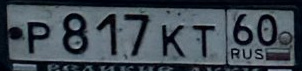
#> input picture docker/input_images/00c980fd3135c4af.jpg, 302 x 71 px
$ python -i deformation.py   (imports and definitions only)
#> lines starting #> are read from the running program, lines starting #| are printed output that depends on the picture; after the words box and inside, x2 and y2 are one past the last pixel; in counts of white or black regions, pixels touching at a corner belong together
import cv2
import numpy as np
import os

# Директории для всходных и выходных данных
INPUT_FOLDER_PATH = "./input_images"
OUTPUT_FOLDER_PATH = "./output_images"

""" Функция, выделяющая прямые на изображении"""
def get_lines(contours):
  # Применяем преобразование Хафа
  lines = cv2.HoughLines(contours,1,np.pi/180,70)
  if lines is None:
    # Если ничего не нашли, то снижаем порог
    lines = cv2.HoughLines(contours,1,np.pi/180,40)
  if lines is None:
    # Если всё ещё пусто то, снижаем порог
    lines = cv2.HoughLines(contours,1,np.pi/180,20)
  if lines is None:
    # Если на изображении нет прямых линий,
    # то оставляем его как есть.
    lines = []
  return lines

""" Функция, для преобразования прямых"""
def reform_lines(img, lines):
  new_lines = [] # Прямые в нужном формате
  # Хотим привести к виду  y = kx + b
  for i in range(len(lines)):
    line = []
    for rho,theta in lines[i]:
      q = 512
      a = np.cos(theta)
      t = np.sin(theta)
      x0 = a*rho
      y0 = t*rho
      x1 = int(x0 + q*(-t))
      y1 = int(y0 + q*(a))
      x2 = int(x0 - q*(-t))
      y2 = int(y0 - q*(a))
      # Получили некоторые точки
      # Теперь нужно вычислить коэффициенты k & b

      if x1 == x2:
        x1 = int(x0 + 2*q*(-t))
        y1 = int(y0 + 2*q*(a))
      if x1!=x2:
        k = (y1-y2)/(x1-x2)
      else:
        k=0
      b = y1-k*x1

      if abs(k)>0.45:
        # Сразу избавляемся от вертикальных прямых
        continue

      # Хотелось бы, чтобы точки находились по краям изображения
      # Приводим все прямые к одним значениям координаты X
      x1 = 0
      x2 = img.shape[1]
      y1 = k*x1+b
      y2 = k*x2+b

      # Приводим к типу int
      line = int(x1), int(y1), int(x2), int(y2)
      new_lines.append(line)
  return new_lines

""" Функция для отбраcывания лишних прямых"""
def filter_lines(lines):
  if len(lines) >= 2:
    top = 0
    bot = 0
    maxx = -1, -1
    minn = 100000000, 100000000
    # Ищем самую верхнюю и нижнюю прямые
    for i in range(len(lines)):
      x1, y1, x2, y2 = lines[i]
      # Считаем одну прямую выше другой, если крайние точки
      # этой прямой выше крайних точек другой прямой
      if (y1 > maxx[0] and y2 > maxx[1]) or (y1 > maxx[1] and y2 > maxx[0]) :
        maxx = y1, y2
        top = i
      # Считаем одну прямую ниже другой, если крайние точки
      # этой прямой ниже крайних точек другой прямой
      elif (y1 < minn[0] and y2 < minn[1]) or (y1 < minn[1] and y2 < minn[0]) :
        minn = y1, y2
        bot = i

    best_lines = [lines[bot], lines[top]]
  else:
    best_lines = lines
  return best_lines

""" Поворот изображения на основании одной из прямых"""
def rotate_image(img, lines):
  if not lines:
    # Если на изображении нет прямых
    # то не поворачиваем его
    return img

  x1, y1, x2, y2 = lines[0]

  if x1!=x2:
    k = (y1-y2)/(x1-x2)
    # Считаем арктангенс угла наклона прямой
    if abs(x2 - x1) != 0:
      tg_alptha = abs(y2 - y1)/abs(x2 - x1)
      angle = np.sign(k)*np.rad2deg(np.arctan(tg_alptha))
    else:
      angle = 0

    # Поворачивам изображение на вычисленный угол относительно центра
    h, w = img.shape[:2]
    center = (int(w / 2), int(h / 2))
    rotation_matrix = cv2.getRotationMatrix2D(center, angle, 1)

    img = cv2.warpAffine(img, rotation_matrix, (w, h))
  return img

""" Функция для отрисовки прямых, нужна для отладки решения"""
def draw_lines(img, red_lines=[], green_lines=[]):
  # Отрисовка прямых красным цветом
  for i in range(len(red_lines)):
      x1, y1, x2, y2 = red_lines[i]
      cv2.line(img,(x1,y1),(x2,y2),(255,0,0),2)
  # Отрисовка прямых зелёным цветом
  for i in range(len(green_lines)):
    x1, y1, x2, y2 = green_lines[i]
    cv2.line(img,(x1,y1),(x2,y2),(0,255,0),2)
  return img

""" Функция для обрезки изображения"""
def crop_image(img):
  k = 50
  # Приводим изображение к нужному формату
  img = cv2.resize(img, (512+k,112+k))

  # Обрезаем k//2 пикселей с каждой стороны
  img = img[k//2:-k//2, k//2:-k//2, :]
  return img

def img_deformation(img):
  """ БЛОК АЛГОРИТМА ПО ДЕФОРМАЦИИ ИЗОБРАЖЕНИЯ """
  # Фильтр Гаусса для сглаживания диффектов
  blur = cv2.GaussianBlur(img, (3, 3), 0)

  # Переводи изображение в отттенки серого
  img_grey = cv2.cvtColor(blur,cv2.COLOR_BGR2GRAY)

  # На основании оттенков серого получаем контуры
  img_contours = cv2.Canny(img_grey,140,200,apertureSize = 3)

  # С помощью преобразования Хафа получаем прямые
  lines = get_lines(img_contours)

  # Преобразуем прямые, отбираем наиболее подходящие
  lines = reform_lines(img, lines)
  best_lines = filter_lines(lines)

  # Отрисовка прямых - нужна в процессе разработки и отладки
  #img = draw_lines(img, red_lines=best_lines)

  # Поворот изображения
  img = rotate_image(img, best_lines)

  # Обрезаем лишние пиксели по краям
  img = crop_image(img)

  """               КОНЕЦ БЛОКА                """
  return img

>>> import cv2
>>> picture = cv2.imread('input_images/00c980fd3135c4af.jpg')
#> picture is the input picture: shape (71, 302, 3); mean B, G, R 81.8, 73.1, 63.7
>>> result = img_deformation(picture)
#> in img_deformation, `img_grey = cv2.cvtColor(blur,cv2.COLOR_BGR2GRAY)`:
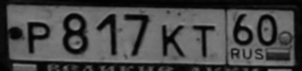
#> img_grey: shape (71, 302); min 1, max 143, mean 71.3
#> in img_deformation, `img_contours = cv2.Canny(img_grey,140,200,apertureSize = 3)`:
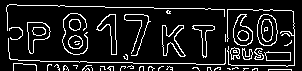
#> img_contours: shape (71, 302); 12.2% white in thin lines or dots
#> in get_lines, `lines = cv2.HoughLines(contours,1,np.pi/180,70)`: lines = [[60, 1.59], [5, 1.59], [64, 1.59], [59, 1.61], [65, 1.57], [3, 1.61], [70, 1.55], [63, 1.57], [50, 1.61], [66, 1.55], [69, 1.57]]
#> the loop in reform_lines, `for i in range(len(lines)):` made 11 passes
#> after the loop in reform_lines, `for i in range(len(lines)):`: new_lines = [(0, 59, 302, 64), (0, 5, 302, 9), (0, 63, 302, 68), (0, 58, 302, 68), (0, 64, 302, 64), (0, 3, 302, 13), (0, 69, 302, 64), (0, 62, 302, 62), (0, 49, 302, 59), (0, 65, 302, 60), (0, 68, 302, 68)]
#> in img_deformation, `lines = reform_lines(img, lines)`: lines has the same summary as new_lines in reform_lines
#> the loop in filter_lines, `for i in range(len(lines)):` made 11 passes
#> (y1, y2, bot) on pass 2: (5, 9, 1)
#> (y1, y2) on passes 1, 3, 4, 5, 6, 7: (59, 64), (63, 68), (58, 68), (64, 64), (3, 13), (69, 64)
#> after the loop in filter_lines, `for i in range(len(lines)):`: bot = 1; top = 6
#> in filter_lines, `best_lines = [lines[bot], lines[top]]`: best_lines = [(0, 5, 302, 9), (0, 69, 302, 64)]
#> in rotate_image, `x1, y1, x2, y2 = lines[0]`: x1 = 0; y1 = 5; x2 = 302; y2 = 9
#> in rotate_image, `k = (y1-y2)/(x1-x2)`: k = 0.0132
#> in rotate_image, `angle = np.sign(k)*np.rad2deg(np.arctan(tg_alptha))`: angle = 0.759
#> in rotate_image, `rotation_matrix = cv2.getRotationMatrix2D(center, angle, 1)`: rotation_matrix = [[1, 0.0132, -0.45], [-0.0132, 1, 2]]
#> in rotate_image, `img = cv2.warpAffine(img, rotation_matrix, (w, h))`:
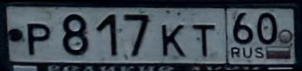
#> img: shape (71, 302, 3); mean of channels 0, 1, 2 81.3, 72.7, 63.4; drawn as B, G, R
#> in crop_image, `img = cv2.resize(img, (512+k,112+k))`:
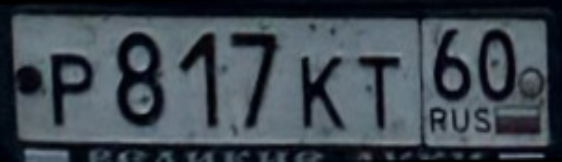
#> img: shape (162, 562, 3); mean of channels 0, 1, 2 81.2, 72.6, 63.3; drawn as B, G, R
#> in crop_image, `img = img[k//2:-k//2, k//2:-k//2, :]`:
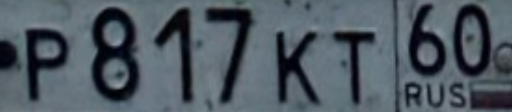
#> img: shape (112, 512, 3); mean of channels 0, 1, 2 98, 89.3, 78.7; drawn as B, G, R

$ run again, on docker/input_images/0ac22544b27be4ef.jpg
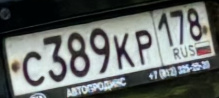
#> input picture docker/input_images/0ac22544b27be4ef.jpg, 219 x 98 px
#> picture is the input picture: shape (98, 219, 3); mean B, G, R 104.1, 106.2, 101.5
#> in img_deformation, `img_contours = cv2.Canny(img_grey,140,200,apertureSize = 3)`:
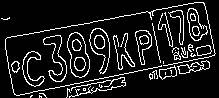
#> img_contours: shape (98, 219); 11.6% white in thin lines or dots
#> in get_lines, `lines = cv2.HoughLines(contours,1,np.pi/180,70)`: lines = [[39, 1.38], [96, 1.38], [97, 1.36], [37, 1.4], [99, 1.38]]
#> the loop in reform_lines, `for i in range(len(lines)):` made 5 passes
#> after the loop in reform_lines, `for i in range(len(lines)):`: new_lines = [(0, 39, 219, -2), (0, 97, 219, 55), (0, 99, 219, 52), (0, 37, 219, 0), (0, 100, 219, 58)]
#> in img_deformation, `lines = reform_lines(img, lines)`: lines has the same summary as new_lines in reform_lines
#> the loop in filter_lines, `for i in range(len(lines)):` made 5 passes
#> (y1, y2, top) on passes 2, 5: (97, 55, 1), (100, 58, 4)
#> after the loop in filter_lines, `for i in range(len(lines)):`: bot = 0; top = 4
#> in filter_lines, `best_lines = [lines[bot], lines[top]]`: best_lines = [(0, 39, 219, -2), (0, 100, 219, 58)]
#> in rotate_image, `x1, y1, x2, y2 = lines[0]`: x1 = 0; y1 = 39; x2 = 219; y2 = -2
#> k = -0.187
#> tg_alptha = 0.187
#> angle = -10.6
#> rotation_matrix = [[0.983, -0.184, 10.88], [0.184, 0.983, -19.22]]
#> in crop_image, `img = img[k//2:-k//2, k//2:-k//2, :]`:
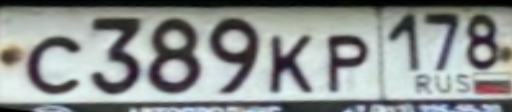
#> img: shape (112, 512, 3); mean of channels 0, 1, 2 144, 145.3, 140.4; drawn as B, G, R
